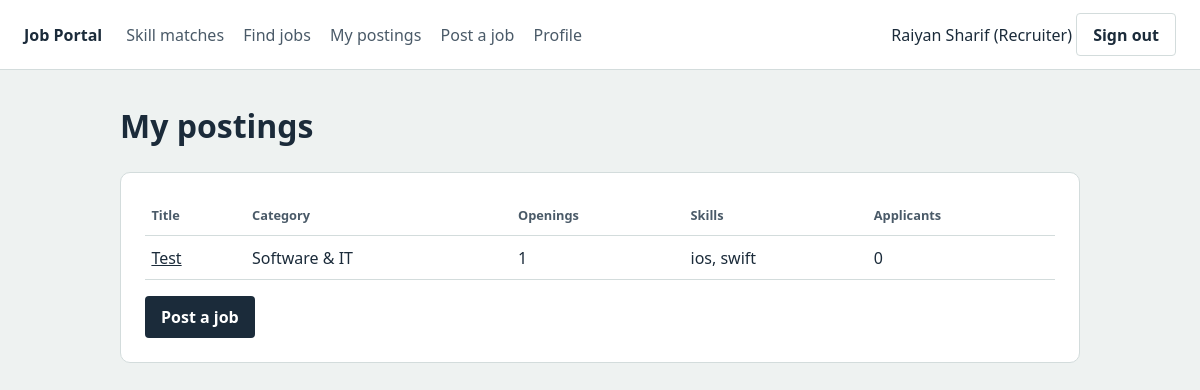
Page /jobs/mine/ (signed in) on the committed database.
### accounts/models.py (models this page shows, shortened)
class User(AbstractUser):
    RECRUITER = 'recruiter'
    JOBSEEKER = 'jobseeker'
    USER_TYPE_CHOICES = [
        (RECRUITER, 'Recruiter'),
        (JOBSEEKER, 'Job seeker'),
    ]
    display_name = models.CharField(max_length=100)
    user_type = models.CharField(max_length=20, choices=USER_TYPE_CHOICES)
    @property
    def is_recruiter(self):
        return self.user_type == self.RECRUITER
    def has_profile(self):
        if self.is_recruiter:
            return hasattr(self, 'recruiter_profile')
        return hasattr(self, 'jobseeker_profile')

class Skill(models.Model):
    name = models.CharField(max_length=60, unique=True)
    class Meta:
        ordering = ['name']

### jobs/models.py (models this page shows, shortened)
class Job(models.Model):
    CATEGORY_CHOICES = [
        ('software', 'Software & IT'),
        ('data', 'Data & Analytics'),
        ('design', 'Design & Creative'),
        ('marketing', 'Marketing & Sales'),
        ('finance', 'Finance & Accounting'),
        ('hr', 'Human Resources'),
        ('engineering', 'Engineering'),
        ('healthcare', 'Healthcare'),
        ('education', 'Education'),
        ('other', 'Other'),
    ]
    recruiter = models.ForeignKey(settings.AUTH_USER_MODEL, on_delete=models.CASCADE, related_name='jobs')
    title = models.CharField(max_length=150)
    number_of_openings = models.PositiveIntegerField(default=1)
    category = models.CharField(max_length=30, choices=CATEGORY_CHOICES)
    description = models.TextField()
    skills = models.ManyToManyField(Skill, related_name='jobs')
    is_open = models.BooleanField(default=True)
    created_at = models.DateTimeField(auto_now_add=True)
    class Meta:
        ordering = ['-created_at']
    def skill_names(self):
        return [skill.name for skill in self.skills.all()]

### jobs/views.py (the view)
# urls.py: path('jobs/mine/', views.my_jobs, name='my_jobs'),
@recruiter_required
def my_jobs(request):
    jobs = request.user.jobs.prefetch_related('skills', 'applications')
    return render(request, 'jobs/my_jobs.html', {'jobs': jobs})

### templates/jobs/my_jobs.html (shortened to what this page needs)
{% extends 'base.html' %}
{% block content %}
<h1>My postings</h1>
<div class="panel">
  {% if jobs %}
    <table>
      <tr><th>Title</th><th>Category</th><th>Openings</th><th>Skills</th><th>Applicants</th></tr>
      {% for job in jobs %}
        <tr>
          <td><a href="{% url 'job_detail' job.pk %}">{{ job.title }}</a></td>
          <td>{{ job.get_category_display }}</td>
          <td>{{ job.number_of_openings }}</td>
          <td>{{ job.skill_names|join:", " }}</td>
          <td>{{ job.applications.all|length }}</td>
        </tr>
      {% endfor %}
    </table>
  {% else %}
    <p>You haven't posted any jobs yet.</p>
  {% endif %}
  <p style="margin-bottom:0"><a class="btn" href="{% url 'job_create' %}">Post a job</a></p>
</div>
{% endblock %}

### templates/base.html (shortened to what this page needs)
<!DOCTYPE html>
<html lang="en">
<head>
</head>
<body>
  <header>
    <a class="brand" href="{% url 'home' %}">Job Portal</a>
    <nav>
      {% if user.is_authenticated %}
        <a href="{% url 'dashboard' %}">Skill matches</a>
        <a href="{% url 'job_search' %}">Find jobs</a>
        {% if user.is_recruiter %}
          <a href="{% url 'my_jobs' %}">My postings</a>
          <a href="{% url 'job_create' %}">Post a job</a>
        {% else %}
          <a href="{% url 'my_applications' %}">My applications</a>
        {% endif %}
        <a href="{% url 'profile' %}">Profile</a>
      {% endif %}
    </nav>
    <div>
      {% if user.is_authenticated %}
        {{ user.display_name }} ({{ user.get_user_type_display }})
        <form method="post" action="{% url 'logout' %}" style="display:inline">
          <button class="btn btn-light" type="submit">Sign out</button>
        </form>
      {% else %}
        <a href="{% url 'login' %}">Sign in</a> &nbsp;
        <a href="{% url 'register' %}">Create account</a>
      {% endif %}
    </div>
  </header>
  <main>
    {% block content %}{% endblock %}
  </main>
</body>
</html>

### templates/base.html (style rules this page uses)
body { font-family: system-ui, sans-serif; background: #eef2f1; color: #1b2b3a; margin: 0; line-height: 1.5; }
a { color: inherit; }
header { background: #fff; border-bottom: 1px solid #d3dcdc; padding: .8rem 1.5rem; display: flex; gap: 1.5rem; align-items: center; flex-wrap: wrap; }
header .brand { font-weight: 800; text-decoration: none; }
header nav { display: flex; gap: 1.2rem; flex: 1; flex-wrap: wrap; }
header nav a { text-decoration: none; color: #4a5a68; font-weight: 500; }
main { max-width: 960px; margin: 2rem auto; padding: 0 1rem; }
.panel { background: #fff; border: 1px solid #d3dcdc; border-radius: 10px; padding: 1.5rem; margin-bottom: 1.25rem; }
.btn { display: inline-block; background: #1b2b3a; color: #fff; border: 0; padding: .55rem 1rem; border-radius: 4px; font: inherit; font-weight: 600; cursor: pointer; text-decoration: none; }
.btn-light { background: #fff; color: #1b2b3a; border: 1px solid #d3dcdc; }
table { width: 100%; border-collapse: collapse; }
th, td { text-align: left; padding: .6rem .4rem; border-bottom: 1px solid #d3dcdc; vertical-align: top; }
th { font-size: .8rem; color: #4a5a68; }

### rows in the picture
User: display_name "Raiyan Sharif", user_type "Recruiter"
Job: title "Test", category "Software & IT", number_of_openings "1", skill_names "ios, swift", applications.all|length "0"
